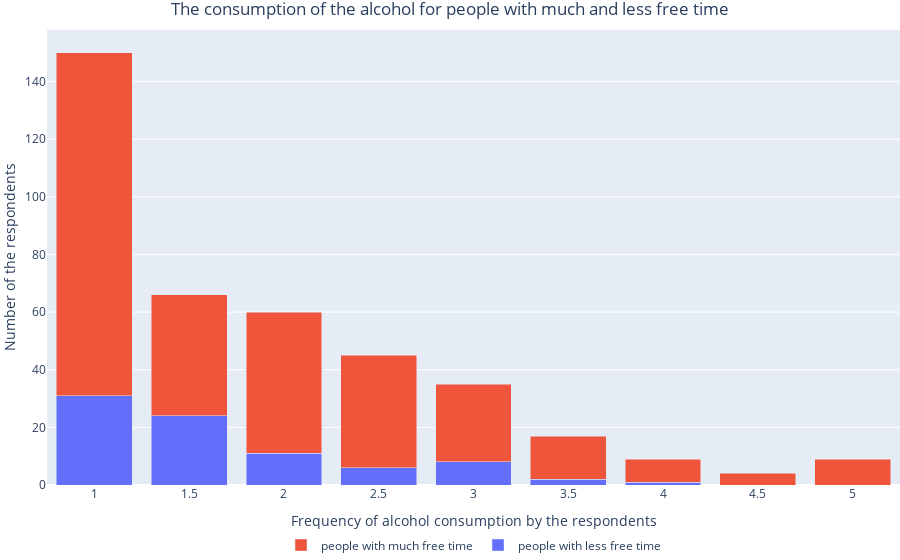

The notebook cell this image was saved under:
### Markdown cell above
##### Hooray! There is a correlation and it is quite strong, let's visualize it!

### Code cell
small_free_time1 = alcohol['freetime'] < 3
much_free_time1 = alcohol['freetime'] >= 3
small_free_time = alcohol[small_free_time1]
much_free_time= alcohol[much_free_time1]
fig = go.Figure()
fig.add_trace(go.Bar(x = small_free_time['Alc'].value_counts().sort_index().index, y=small_free_time['Alc'].value_counts().sort_index(), name = 'people with less free time'))
fig.add_trace(go.Bar(x = much_free_time['Alc'].value_counts().sort_index().index, y=much_free_time['Alc'].value_counts().sort_index(), name = 'people with much free time'))
fig.update_layout(barmode='stack',
                  title="The consumption of the alcohol for people with much and less free time",
                  title_x = 0.5,
                  xaxis_title="Frequency of alcohol consumption by the respondents",
                  yaxis_title="Number of the respondents",
                  legend=dict(x=.5, xanchor="center", orientation="h"),
                  margin=dict(l=0, r=0, t=30, b=0))
fig.show()

### Figure 1 — Plotly figure (JSON) as saved in the notebook; plotly's stock layout.template omitted (floating-point values rounded to 4 significant figures)
{"data": [{"name": "people with less free time", "type": "bar", "x": [1, 1.5, 2, 2.5, 3, 3.5, 4], "y": [31, 24, 11, 6, 8, 2, 1]}, {"name": "people with much free time", "type": "bar", "x": [1, 1.5, 2, 2.5, 3, 3.5, 4, 4.5, 5], "y": [119, 42, 49, 39, 27, 15, 8, 4, 9]}], "layout": {"barmode": "stack", "legend": {"orientation": "h", "x": 0.5, "xanchor": "center"}, "margin": {"b": 0, "l": 0, "r": 0, "t": 30}, "title": {"text": "The consumption of the alcohol for people with much and less free time", "x": 0.5}, "xaxis": {"title": {"text": "Frequency of alcohol consumption by the respondents"}}, "yaxis": {"title": {"text": "Number of the respondents"}}}}
